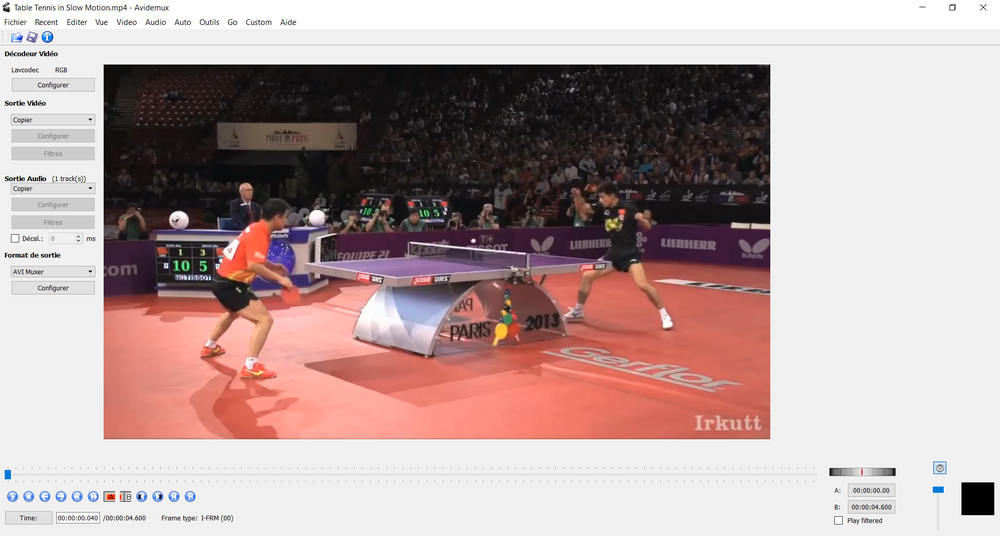
#> input picture Code/Soustraction d'image moyenne/ImTest2/TT01.PNG, 1000 x 536 px, shrunk from 1920 x 1030 before the run, found by its file name; the run also reads 1 picture not shown here
$ jupyter execute Rapport_Soustraction_image_moyenne.ipynb   (shell and % lines are left out)   (text cells are left out)
#> lines starting #> are read from the running program, lines starting #| are printed output that depends on the picture; pictures that were not available may be replaced by others from this repository, and a replacement may not be noted
[cell 1]
import os, numpy, PIL
from PIL import Image
import cv2
import time

[cell 2]
# --- Ouverture et chargement des images
adresse=os.getcwd()+"\\ImTest2"
allfiles=os.listdir(adresse)
imlistString=[filename for filename in allfiles if  filename[-4:] in [".png",".PNG"]] #Juste des string des fichiers

print(imlistString)
imlistPIL= [Image.open(adresse+"\\"+im).convert('RGB') for im in imlistString]
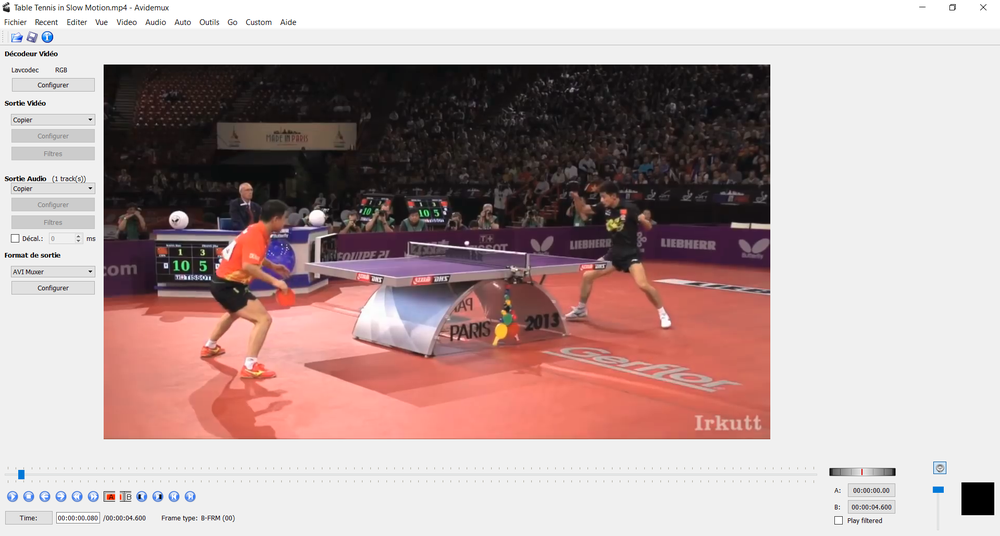
#> input picture Code/Soustraction d'image moyenne/ImTest2/TT02.PNG, 1000 x 536 px, shrunk from 1920 x 1030 before the run, found by its file name
#> imlistPIL = 3 items

 # --- Test sur une image ---
imlistPIL[len(imlistPIL)//2].show()

[cell 3]
def calcImageMoyenne(imListPIL): # Renvoie array
    w,h=imListPIL[0].size
#> w = 1000; h = 536
    arr=numpy.zeros((h,w,4),numpy.float)
    images = numpy.array([numpy.array(image) for image in imListPIL])
    # Round values in array and cast as 8-bit integer
    arr=numpy.array(numpy.mean(images,axis=(0)),dtype=numpy.uint8)
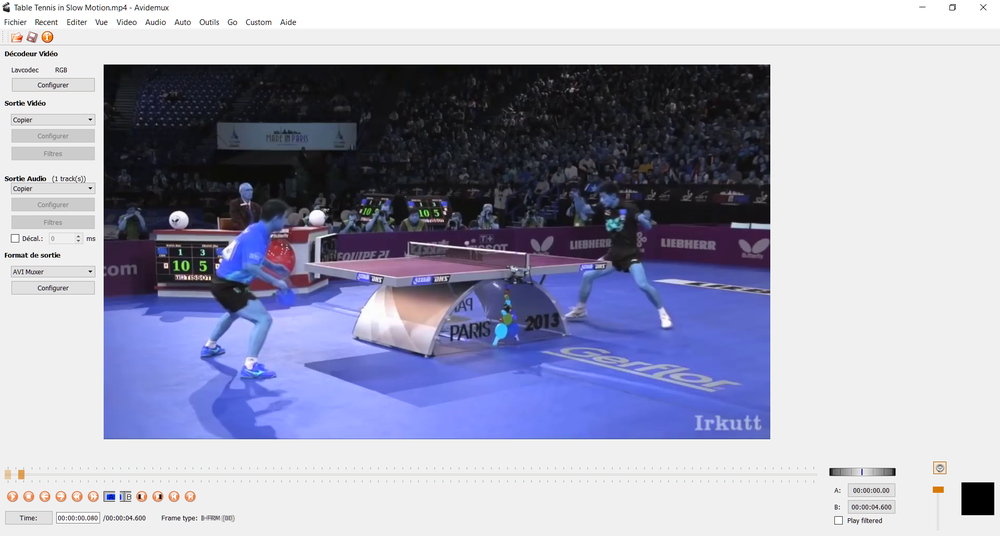
#> arr: shape (536, 1000, 3); mean of channels 0, 1, 2 182.5, 162.2, 161; drawn as B, G, R
    return arr

imM = Image.fromarray(calcImageMoyenne(imlistPIL))
imM.show()

[cell 4]
def subImageMoy(imListPIL):
    n=len(imListPIL)
#> n = 3
    imCentre=numpy.array(imListPIL[n//2],dtype=numpy.uint8)
    imMoy=calcImageMoyenne(imListPIL)

    # Conversion en tableau pour OpenCV
    imCentreCV2 = imCentre[:,:,::-1].copy()
    imMoyCV2 = imMoy[:,:,::-1].copy()
    imSub = cv2.subtract(imCentreCV2,imMoyCV2)
    return imSub

imSM = subImageMoy(imlistPIL)
cv2.imshow('Image Moyenne',imSM)

[cell 5]
tailleMoy=9

imlistMoy = [0]*tailleMoy
imlistSubMoy = [0]*(len(imlistPIL)-tailleMoy+1)
#> imlistSubMoy = []
for i in range(tailleMoy//2,len(imlistPIL)-tailleMoy//2):
    # On selectionne les images autour de celle centrale
    for j in range(tailleMoy):
        imlistMoy[j]=imlistPIL[j+i-tailleMoy//2]
    imlistSubMoy[i-tailleMoy//2]=subImageMoy(imlistMoy)
#> this loop made 0 passes
#> after the loop, imlistMoy = [0, 0, 0, 0, 0, 0, 0, 0, 0]

# Affichage des images
for i in range(len(imlistSubMoy)):
    cv2.imshow("Image "+str(i),imlistSubMoy[i])

[cell 6]
def video2listImage(adresseVideo,saveFPS): # Renvoie une liste d'image sous forme d'array
#> called with adresseVideo = 'TT Real Speed.mp4', saveFPS = 24
    video = cv2.VideoCapture(adresseVideo)
    videoFPS = video.get(cv2.CAP_PROP_FPS)
#> videoFPS = 24
    fps = min(saveFPS,videoFPS) # On peut enregistrer moins d'images en mettant un saveFPS inférieur mais pas l'inverse
#> fps = 24
    fps=videoFPS
    imlist=[]
    continuer = True
    compteur=0
    while continuer:
        isRead , frame = video.read()  # A-t-on lu une image et si oui cette image
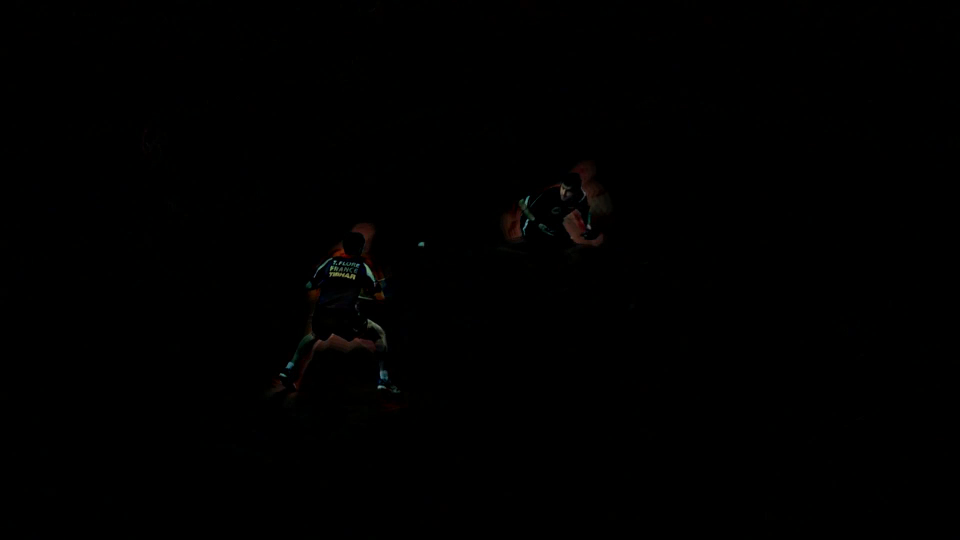
#> input picture frame 28 of Code/Soustraction d'image moyenne/SUB9 TT Real Speed.mp4, 1920 x 1080 px, given in place of TT Real Speed.mp4, which was not available (shown at 1/2 size)
#> frame is the input picture: shape (1080, 1920, 3); mean B, G, R 0.3, 0.4, 0.5
        if not isRead:
            continuer = False
        else:
            frameTimeCode = compteur/videoFPS
#> frameTimeCode = 0
            if frameTimeCode*fps%1==0: # Si le timeCode*le fps d'enregistrement est entier, on sauvegarde l'image
                imlist.append(frame)
            compteur+=1
    return imlist
